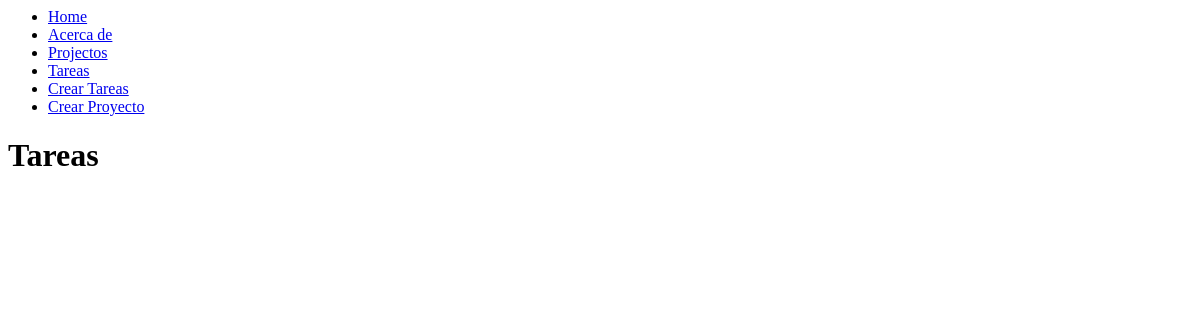
The page /tasks/ on the database as committed earlier.
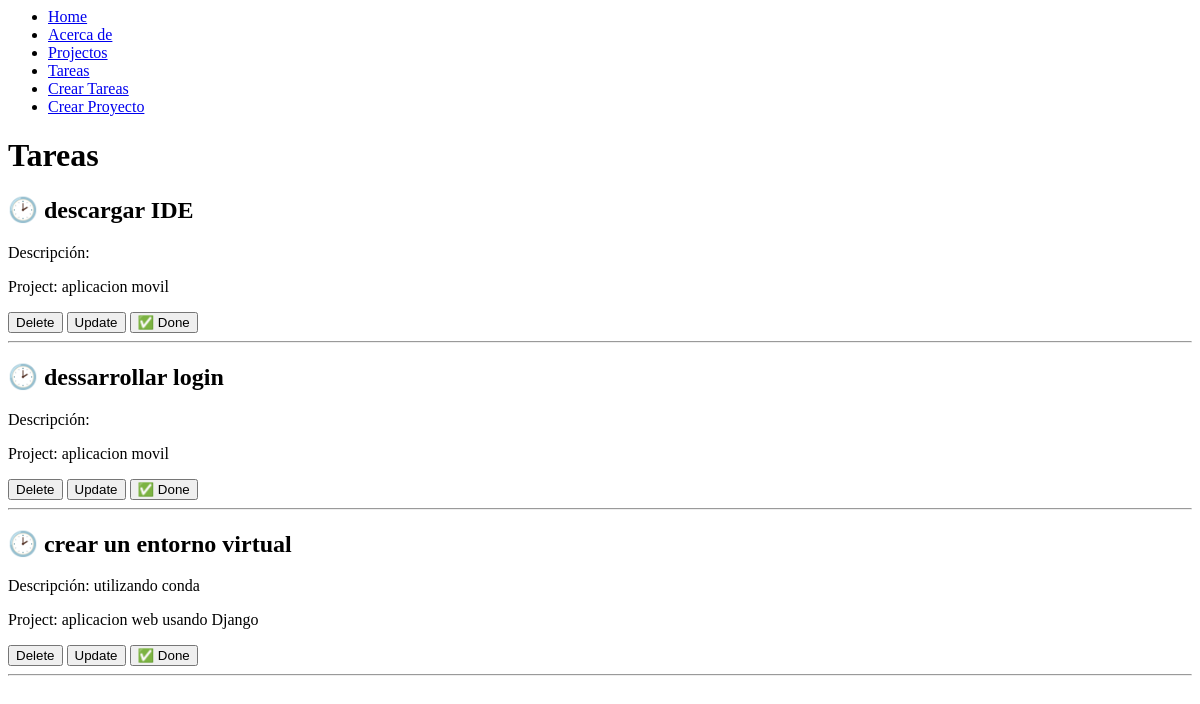
The same page on the database as committed later.
### myapp/models.py (models this page shows, shortened)
class Task(models.Model):
    title = models.CharField(max_length=200)
    description = models.TextField()
    project = models.ForeignKey(Project, on_delete=models.CASCADE)
    done = models.BooleanField(default=False)

class Project(models.Model):
    name = models.CharField(max_length=200)
    def __str__(self):
        return self.name

### myapp/views.py (the view)
# urls.py: path('tasks/', views.tasks, name='tasks'),
def tasks(request):
    tasks = Task.objects.all()
    return render(request, 'tasks/tasks.html', {
        'tasks': tasks
    })

### myapp/templates/tasks/tasks.html
{% extends 'layout/base.html' %}
{% block content %}
<h1>Tareas</h1>
{% for t in tasks %}
<div>
    <h2>{% if t.done == False %}🕑 {% else %}✅ {% endif %}{{t.title}}</h2>
    <p>Descripción: {{t.description}}</p>
    <p>Project: {{t.project}}</p>
    <button>
        Delete
    </button>
    <button>
        Update
    </button>
    <button>
        ✅ Done
    </button>
    <hr>
</div>
{% endfor %}
{% endblock %}

### myapp/templates/layout/base.html
<nav>
    <ul>
        <li>
            <a href="{% url 'index' %}">Home</a>
        </li>
        <li>
            <a href="/about">Acerca de</a>
        </li>
        <li>
            <a href="/projects">Projectos</a>
        </li>
        <li>
            <a href="/tasks">Tareas</a>
        </li>
        <li>
            <a href="{% url 'createTasks' %}">Crear Tareas</a>
        </li>
        <li>
            <a href="{% url 'createProject' %}">Crear Proyecto</a>
        </li>
    </ul>
</nav>
{% block content %}
{% endblock %}

Rows that differ between the two databases and show on the page:
added Task: title "descargar IDE", project "aplicacion movil"
added Task: title "dessarrollar login", project "aplicacion movil"
added Task: title "crear un entorno virtual", description "utilizando conda", project "aplicacion web usando Django"
